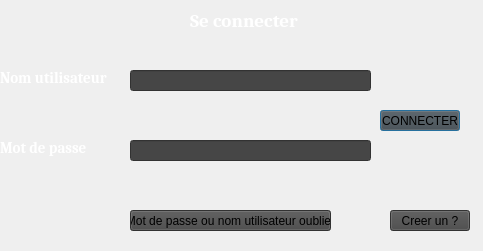
<?xml version="1.0" encoding="UTF-8"?>
<ui version="4.0">
 <class>connexion</class>
 <widget class="QDialog" name="connexion">
  <property name="geometry">
   <rect>
    <x>0</x>
    <y>0</y>
    <width>483</width>
    <height>251</height>
   </rect>
  </property>
  <property name="windowTitle">
   <string>Connexion</string>
  </property>
  <property name="windowIcon">
   <iconset resource="../../Documents/Menu/logo1.qrc">
    <normaloff>:/menu/logo1/logo.png</normaloff>:/menu/logo1/logo.png</iconset>
  </property>
  <widget class="QPushButton" name="connecter">
   <property name="geometry">
    <rect>
     <x>380</x>
     <y>110</y>
     <width>80</width>
     <height>21</height>
    </rect>
   </property>
   <property name="styleSheet">
    <string notr="true">background-color: rgb(70, 70, 70);</string>
   </property>
   <property name="text">
    <string>CONNECTER</string>
   </property>
  </widget>
  <widget class="QLineEdit" name="username">
   <property name="geometry">
    <rect>
     <x>130</x>
     <y>70</y>
     <width>241</width>
     <height>21</height>
    </rect>
   </property>
   <property name="styleSheet">
    <string notr="true">background-color: rgb(70, 70, 70);</string>
   </property>
  </widget>
  <widget class="QLineEdit" name="password">
   <property name="geometry">
    <rect>
     <x>130</x>
     <y>140</y>
     <width>241</width>
     <height>21</height>
    </rect>
   </property>
   <property name="styleSheet">
    <string notr="true">background-color: rgb(70, 70, 70);</string>
   </property>
   <property name="echoMode">
    <enum>QLineEdit::Password</enum>
   </property>
  </widget>
  <widget class="QLabel" name="label_3">
   <property name="geometry">
    <rect>
     <x>190</x>
     <y>10</y>
     <width>121</width>
     <height>20</height>
    </rect>
   </property>
   <property name="font">
    <font>
     <family>Cambria</family>
     <pointsize>14</pointsize>
     <weight>75</weight>
     <bold>true</bold>
    </font>
   </property>
   <property name="styleSheet">
    <string notr="true">color: rgb(255, 255, 255);</string>
   </property>
   <property name="text">
    <string>Se connecter</string>
   </property>
  </widget>
  <widget class="QPushButton" name="pushButton_3">
   <property name="geometry">
    <rect>
     <x>130</x>
     <y>210</y>
     <width>201</width>
     <height>21</height>
    </rect>
   </property>
   <property name="styleSheet">
    <string notr="true">background-color: rgb(70, 70, 70);</string>
   </property>
   <property name="text">
    <string>Mot de passe ou nom utilisateur oublier</string>
   </property>
  </widget>
  <widget class="QPushButton" name="pushButton_2">
   <property name="geometry">
    <rect>
     <x>390</x>
     <y>210</y>
     <width>80</width>
     <height>21</height>
    </rect>
   </property>
   <property name="styleSheet">
    <string notr="true">background-color: rgb(70, 70, 70);</string>
   </property>
   <property name="text">
    <string>Creer un ?</string>
   </property>
  </widget>
  <widget class="QLabel" name="label">
   <property name="geometry">
    <rect>
     <x>0</x>
     <y>70</y>
     <width>121</width>
     <height>16</height>
    </rect>
   </property>
   <property name="font">
    <font>
     <family>Cambria</family>
     <pointsize>11</pointsize>
     <weight>75</weight>
     <bold>true</bold>
    </font>
   </property>
   <property name="styleSheet">
    <string notr="true">color: rgb(255, 255, 255);</string>
   </property>
   <property name="text">
    <string>Nom utilisateur</string>
   </property>
  </widget>
  <widget class="QLabel" name="label_2">
   <property name="geometry">
    <rect>
     <x>0</x>
     <y>140</y>
     <width>121</width>
     <height>16</height>
    </rect>
   </property>
   <property name="font">
    <font>
     <family>Cambria</family>
     <pointsize>11</pointsize>
     <weight>75</weight>
     <bold>true</bold>
    </font>
   </property>
   <property name="styleSheet">
    <string notr="true">color: rgb(255, 255, 255);</string>
   </property>
   <property name="text">
    <string>Mot de passe</string>
   </property>
  </widget>
  <widget class="QLabel" name="fond">
   <property name="geometry">
    <rect>
     <x>0</x>
     <y>0</y>
     <width>501</width>
     <height>271</height>
    </rect>
   </property>
   <property name="text">
    <string/>
   </property>
   <property name="pixmap">
    <pixmap resource="../../Documents/Menu/fond2.qrc">:/menu/fond/Fond2.png</pixmap>
   </property>
   <property name="scaledContents">
    <bool>true</bool>
   </property>
  </widget>
  <zorder>fond</zorder>
  <zorder>connecter</zorder>
  <zorder>username</zorder>
  <zorder>password</zorder>
  <zorder>label_3</zorder>
  <zorder>pushButton_3</zorder>
  <zorder>pushButton_2</zorder>
  <zorder>label</zorder>
  <zorder>label_2</zorder>
 </widget>
 <resources>
  <include location="../../Documents/Menu/fond2.qrc"/>
  <include location="../../Documents/Menu/logo1.qrc"/>
 </resources>
 <connections/>
</ui>
